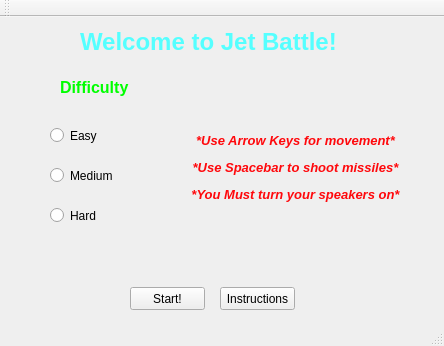
<?xml version="1.0" encoding="UTF-8"?>
<ui version="4.0">
 <class>MainWindow</class>
 <widget class="QMainWindow" name="MainWindow">
  <property name="geometry">
   <rect>
    <x>0</x>
    <y>0</y>
    <width>444</width>
    <height>346</height>
   </rect>
  </property>
  <property name="windowTitle">
   <string>MainWindow</string>
  </property>
  <property name="styleSheet">
   <string notr="true">border-image: url(:/images/dark_sky.png);</string>
  </property>
  <widget class="QWidget" name="centralWidget">
   <widget class="QPushButton" name="start_button">
    <property name="geometry">
     <rect>
      <x>130</x>
      <y>270</y>
      <width>75</width>
      <height>23</height>
     </rect>
    </property>
    <property name="styleSheet">
     <string notr="true">border-image: transparent;</string>
    </property>
    <property name="text">
     <string>Start!</string>
    </property>
   </widget>
   <widget class="QLabel" name="title">
    <property name="geometry">
     <rect>
      <x>80</x>
      <y>10</y>
      <width>301</width>
      <height>31</height>
     </rect>
    </property>
    <property name="styleSheet">
     <string notr="true">border-image: transparent;</string>
    </property>
    <property name="text">
     <string>&lt;html&gt;&lt;head/&gt;&lt;body&gt;&lt;p&gt;&lt;span style=&quot; font-size:18pt; font-weight:600; color:#55ffff;&quot;&gt;Welcome to Jet Battle!&lt;/span&gt;&lt;/p&gt;&lt;/body&gt;&lt;/html&gt;</string>
    </property>
   </widget>
   <widget class="QLabel" name="difficulty_label">
    <property name="geometry">
     <rect>
      <x>60</x>
      <y>50</y>
      <width>101</width>
      <height>41</height>
     </rect>
    </property>
    <property name="styleSheet">
     <string notr="true">border-image: transparent;</string>
    </property>
    <property name="text">
     <string>&lt;html&gt;&lt;head/&gt;&lt;body&gt;&lt;p&gt;&lt;span style=&quot; font-size:12pt; font-weight:600; color:#00ff00;&quot;&gt;Difficulty&lt;/span&gt;&lt;/p&gt;&lt;/body&gt;&lt;/html&gt;</string>
    </property>
   </widget>
   <widget class="QRadioButton" name="easy_button">
    <property name="geometry">
     <rect>
      <x>50</x>
      <y>110</y>
      <width>82</width>
      <height>17</height>
     </rect>
    </property>
    <property name="whatsThis">
     <string>&lt;html&gt;&lt;head/&gt;&lt;body&gt;&lt;p&gt;&lt;br/&gt;&lt;/p&gt;&lt;/body&gt;&lt;/html&gt;</string>
    </property>
    <property name="styleSheet">
     <string notr="true">border-image: transparent;</string>
    </property>
    <property name="text">
     <string>Easy</string>
    </property>
   </widget>
   <widget class="QRadioButton" name="medium_button">
    <property name="geometry">
     <rect>
      <x>50</x>
      <y>150</y>
      <width>82</width>
      <height>17</height>
     </rect>
    </property>
    <property name="styleSheet">
     <string notr="true">border-image: transparent;</string>
    </property>
    <property name="text">
     <string>Medium</string>
    </property>
   </widget>
   <widget class="QRadioButton" name="hard_button">
    <property name="geometry">
     <rect>
      <x>50</x>
      <y>190</y>
      <width>82</width>
      <height>17</height>
     </rect>
    </property>
    <property name="styleSheet">
     <string notr="true">border-image: transparent;</string>
    </property>
    <property name="text">
     <string>Hard</string>
    </property>
   </widget>
   <widget class="QLabel" name="label">
    <property name="geometry">
     <rect>
      <x>150</x>
      <y>90</y>
      <width>291</width>
      <height>121</height>
     </rect>
    </property>
    <property name="styleSheet">
     <string notr="true">border-image: transparent;</string>
    </property>
    <property name="text">
     <string>&lt;html&gt;&lt;head/&gt;&lt;body&gt;&lt;p align=&quot;center&quot;&gt;&lt;span style=&quot; font-size:10pt; font-weight:600; font-style:italic; color:#ff080c;&quot;&gt;*Use Arrow Keys for movement*&lt;/span&gt;&lt;/p&gt;&lt;p align=&quot;center&quot;&gt;&lt;span style=&quot; font-size:10pt; font-weight:600; font-style:italic; color:#ff080c;&quot;&gt;*Use Spacebar to shoot missiles*&lt;/span&gt;&lt;/p&gt;&lt;p align=&quot;center&quot;&gt;&lt;span style=&quot; font-size:10pt; font-weight:600; font-style:italic; color:#ff080c;&quot;&gt;*You Must turn your speakers on*&lt;/span&gt;&lt;/p&gt;&lt;/body&gt;&lt;/html&gt;</string>
    </property>
   </widget>
   <widget class="QPushButton" name="instruction_button">
    <property name="geometry">
     <rect>
      <x>220</x>
      <y>270</y>
      <width>75</width>
      <height>23</height>
     </rect>
    </property>
    <property name="styleSheet">
     <string notr="true">border-image: transparent;</string>
    </property>
    <property name="text">
     <string>Instructions</string>
    </property>
   </widget>
  </widget>
  <widget class="QMenuBar" name="menuBar">
   <property name="geometry">
    <rect>
     <x>0</x>
     <y>0</y>
     <width>444</width>
     <height>21</height>
    </rect>
   </property>
  </widget>
  <widget class="QToolBar" name="mainToolBar">
   <attribute name="toolBarArea">
    <enum>TopToolBarArea</enum>
   </attribute>
   <attribute name="toolBarBreak">
    <bool>false</bool>
   </attribute>
  </widget>
  <widget class="QStatusBar" name="statusBar"/>
 </widget>
 <layoutdefault spacing="6" margin="11"/>
 <resources/>
 <connections/>
</ui>
